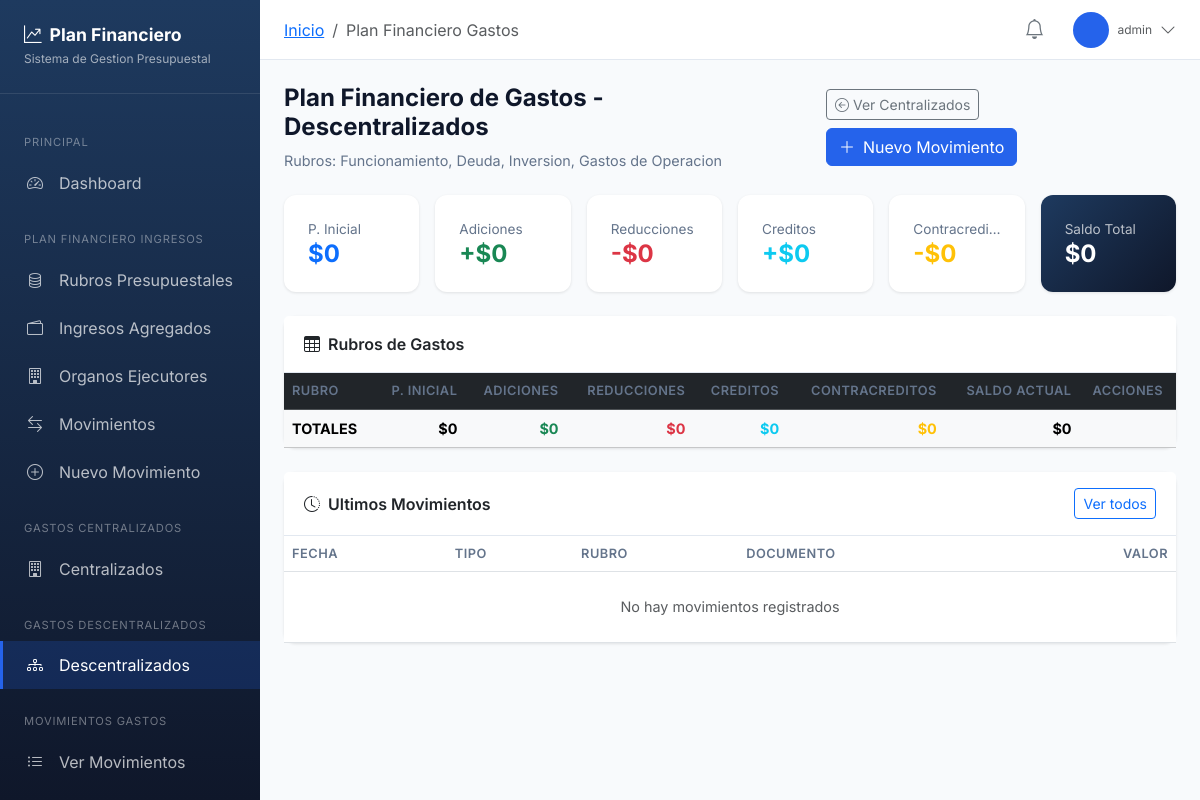
Page /app/gastos/descentralizados/ (signed in) on the earlier database version.
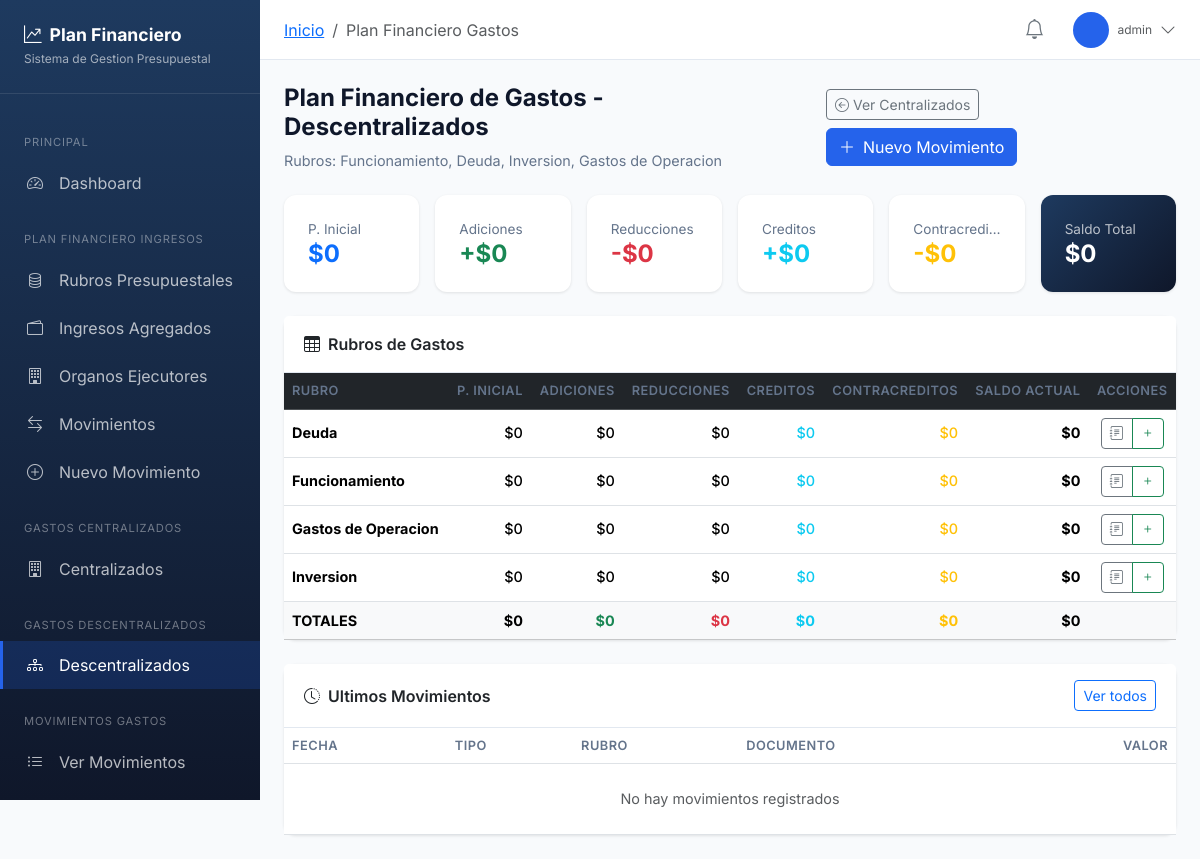
Same page on the later database version.
### planfinanciero/models.py (models this page shows, shortened)
class RubroGasto(models.Model):
    TIPO_ENTIDAD_CHOICES = [
        ('CENTRALIZADO', 'Centralizado'),
        ('DESCENTRALIZADO', 'Descentralizado'),
    ]
    RUBRO_CHOICES = [
        ('FUNCIONAMIENTO', 'Funcionamiento'),
        ('DEUDA', 'Deuda'),
        ('INVERSION', 'Inversión'),
        ('GASTOS_OPERACION', 'Gastos de Operación'),
    ]
    tipo_entidad = models.CharField(
        max_length=20,
        choices=TIPO_ENTIDAD_CHOICES,
        default='CENTRALIZADO',
        verbose_name="Tipo de Entidad"
    )
    codigo = models.CharField(
        max_length=30,
        verbose_name="Código Rubro"
    )
    nombre = models.CharField(max_length=100, verbose_name="Nombre")
    descripcion = models.TextField(blank=True, verbose_name="Descripción")
    activo = models.BooleanField(default=True)
    fecha_creacion = models.DateTimeField(auto_now_add=True)
    class Meta:
        verbose_name = "Rubro de Gasto"
        verbose_name_plural = "Rubros de Gastos"
        ordering = ['tipo_entidad', 'codigo']
        unique_together = ['tipo_entidad', 'codigo']
    @property
    def presupuesto_inicial(self):
        if hasattr(self, '_presupuesto_inicial'):
            return self._presupuesto_inicial or Decimal('0')
        total = self.movimientos.filter(
            tipo='INICIAL',
            anulado=False
        ).aggregate(total=Sum('valor'))['total']
        return total or Decimal('0')
    @property
    def total_adiciones(self):
        if hasattr(self, '_total_adiciones'):
            return self._total_adiciones or Decimal('0')
        total = self.movimientos.filter(
            tipo='ADICION',
            anulado=False
        ).aggregate(total=Sum('valor'))['total']
        return total or Decimal('0')
    @property
    def total_reducciones(self):
        if hasattr(self, '_total_reducciones'):
            return self._total_reducciones or Decimal('0')
        total = self.movimientos.filter(
            tipo='REDUCCION',
            anulado=False
        ).aggregate(total=Sum('valor'))['total']
        return total or Decimal('0')
    @property
    def total_creditos(self):
        if hasattr(self, '_total_creditos'):
            return self._total_creditos or Decimal('0')
        total = self.movimientos.filter(
            tipo='CREDITO',
            anulado=False
        ).aggregate(total=Sum('valor'))['total']
        return total or Decimal('0')
    @property
    def total_contracreditos(self):
        if hasattr(self, '_total_contracreditos'):
            return self._total_contracreditos or Decimal('0')
        total = self.movimientos.filter(
            tipo='CONTRACREDITO',
            anulado=False
        ).aggregate(total=Sum('valor'))['total']
        return total or Decimal('0')
    @property
    def saldo_actual(self):
        return (
            self.presupuesto_inicial +
            self.total_adiciones -
            self.total_reducciones +
            self.total_creditos -
            self.total_contracreditos
        )

### planfinanciero/views.py (the view)
# urls.py: path('gastos/', views.gastos_dashboard, name='gastos_dashboard'),
@login_required
def gastos_dashboard(request, tipo_entidad='CENTRALIZADO'):
    if tipo_entidad not in ['CENTRALIZADO', 'DESCENTRALIZADO']:
        tipo_entidad = 'CENTRALIZADO'
    rubros = RubroGasto.objects.filter(activo=True, tipo_entidad=tipo_entidad)
    datos_rubros = []
    total_inicial = Decimal('0')
    total_adiciones = Decimal('0')
    total_reducciones = Decimal('0')
    total_creditos = Decimal('0')
    total_contracreditos = Decimal('0')
    total_saldo = Decimal('0')
    for rubro in rubros:
        datos_rubros.append({
            'rubro': rubro,
            'inicial': rubro.presupuesto_inicial,
            'adiciones': rubro.total_adiciones,
            'reducciones': rubro.total_reducciones,
            'creditos': rubro.total_creditos,
            'contracreditos': rubro.total_contracreditos,
            'saldo': rubro.saldo_actual,
        })
        total_inicial += rubro.presupuesto_inicial
        total_adiciones += rubro.total_adiciones
        total_reducciones += rubro.total_reducciones
        total_creditos += rubro.total_creditos
        total_contracreditos += rubro.total_contracreditos
        total_saldo += rubro.saldo_actual
    ultimos_movimientos = MovimientoGasto.objects.filter(
        anulado=False,
        rubro__tipo_entidad=tipo_entidad
    ).select_related('rubro', 'registrado_por').order_by('-fecha_registro')[:10]
    context = {
        'datos_rubros': datos_rubros,
        'total_inicial': total_inicial,
        'total_adiciones': total_adiciones,
        'total_reducciones': total_reducciones,
        'total_creditos': total_creditos,
        'total_contracreditos': total_contracreditos,
        'total_saldo': total_saldo,
        'ultimos_movimientos': ultimos_movimientos,
        'total_movimientos': MovimientoGasto.objects.filter(anulado=False, rubro__tipo_entidad=tipo_entidad).count(),
        'tipo_entidad': tipo_entidad,
        'tipo_entidad_display': 'Centralizados' if tipo_entidad == 'CENTRALIZADO' else 'Descentralizados',
    }
    return render(request, 'planfinanciero/gastos_dashboard.html', context)

### templates/planfinanciero/gastos_dashboard.html (shortened to what the changed rows need)
{% extends 'planfinanciero/base_app.html' %}
{% load humanize %}
{% block content %}
<div class="d-flex flex-column flex-md-row justify-content-between align-items-start align-items-md-center gap-3 mb-4">
    <div>
        <h1 class="page-title">Plan Financiero de Gastos - {{ tipo_entidad_display }}</h1>
    </div>
</div>
<div class="card mb-4">
    <div class="card-body p-0">
        <div class="table-responsive">
            <table class="table table-hover mb-0">
                <thead class="table-dark">
                    <tr>
                        <th>Rubro</th>
                        <th class="text-end">P. Inicial</th>
                        <th class="text-end">Adiciones</th>
                        <th class="text-end">Reducciones</th>
                        <th class="text-end">Creditos</th>
                        <th class="text-end">Contracreditos</th>
                        <th class="text-end">Saldo Actual</th>
                        <th class="text-center">Acciones</th>
                    </tr>
                </thead>
                <tbody>
                    {% for item in datos_rubros %}
                    <tr>
                        <td>
                            <strong>{{ item.rubro.nombre }}</strong>
                        </td>
                        <td class="text-end currency">${{ item.inicial|floatformat:0|intcomma }}</td>
                        <td class="text-end currency currency-positive">${{ item.adiciones|floatformat:0|intcomma }}</td>
                        <td class="text-end currency currency-negative">${{ item.reducciones|floatformat:0|intcomma }}</td>
                        <td class="text-end currency text-info">${{ item.creditos|floatformat:0|intcomma }}</td>
                        <td class="text-end currency text-warning">${{ item.contracreditos|floatformat:0|intcomma }}</td>
                        <td class="text-end currency fw-bold">${{ item.saldo|floatformat:0|intcomma }}</td>
                        <td class="text-center">
                            <div class="btn-group btn-group-sm">
                                <a href="{% url 'planfinanciero:gastos_rubro_kardex' item.rubro.tipo_entidad item.rubro.codigo %}" class="btn btn-outline-secondary" title="Ver Kardex">
                                    <i class="bi bi-journal-text"></i>
                                </a>
                                <a href="{% url 'planfinanciero:gastos_movimiento_crear' %}?rubro={{ item.rubro.pk }}" class="btn btn-outline-success" title="Agregar movimiento">
                                    <i class="bi bi-plus"></i>
                                </a>
                            </div>
                        </td>
                    </tr>
                    {% endfor %}
                </tbody>
            </table>
        </div>
    </div>
</div>
<div class="card">
    <div class="card-body p-0">
        <div class="table-responsive">
            <table class="table table-hover mb-0">
                <thead>
                    <tr>
                        <th>Fecha</th>
                        <th>Tipo</th>
                        <th>Rubro</th>
                        <th>Documento</th>
                        <th class="text-end">Valor</th>
                    </tr>
                </thead>
            </table>
        </div>
    </div>
</div>
{% endblock %}

### templates/planfinanciero/base_app.html (shortened to what the changed rows need)
{% extends 'base.html' %}
{% load humanize %}
{% block body %}
<nav class="sidebar" id="sidebar">
    <div class="sidebar-nav">
        <a href="{% url 'planfinanciero:gastos_movimiento_crear' %}" class="nav-link">
            <i class="bi bi-plus-circle"></i>
            <span>Nuevo Mov. Gasto</span>
        </a>
    </div>
</nav>
<main class="main-content">
    <div class="page-content">
        {% block content %}{% endblock %}
    </div>
</main>
{% endblock %}

Differences in the rows shown:
added RubroGasto: rubro.nombre "Deuda", inicial "0", adiciones "0", reducciones "0", creditos "0", contracreditos "0", saldo "0"
added RubroGasto: rubro.nombre "Funcionamiento", inicial "0", adiciones "0", reducciones "0", creditos "0", contracreditos "0", saldo "0"
added RubroGasto: rubro.nombre "Gastos de Operacion", inicial "0", adiciones "0", reducciones "0", creditos "0", contracreditos "0", saldo "0"
added RubroGasto: rubro.nombre "Inversion", inicial "0", adiciones "0", reducciones "0", creditos "0", contracreditos "0", saldo "0"
